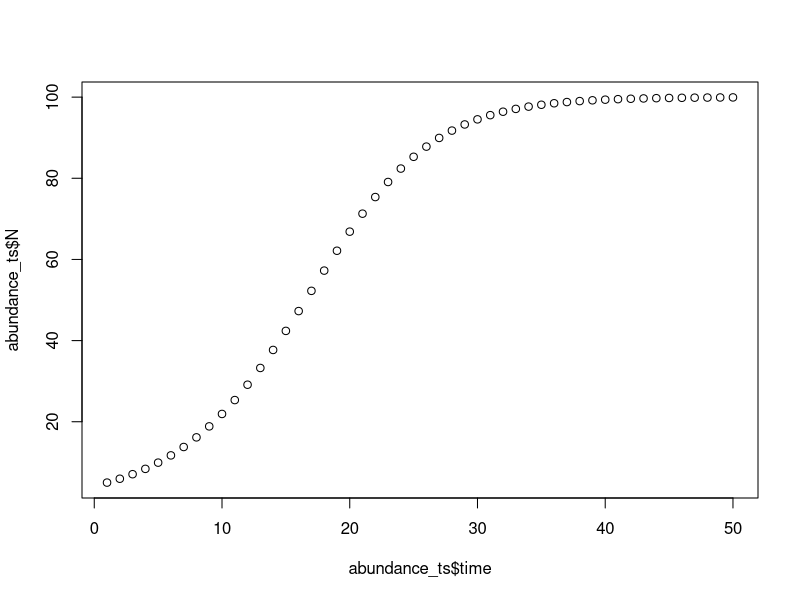
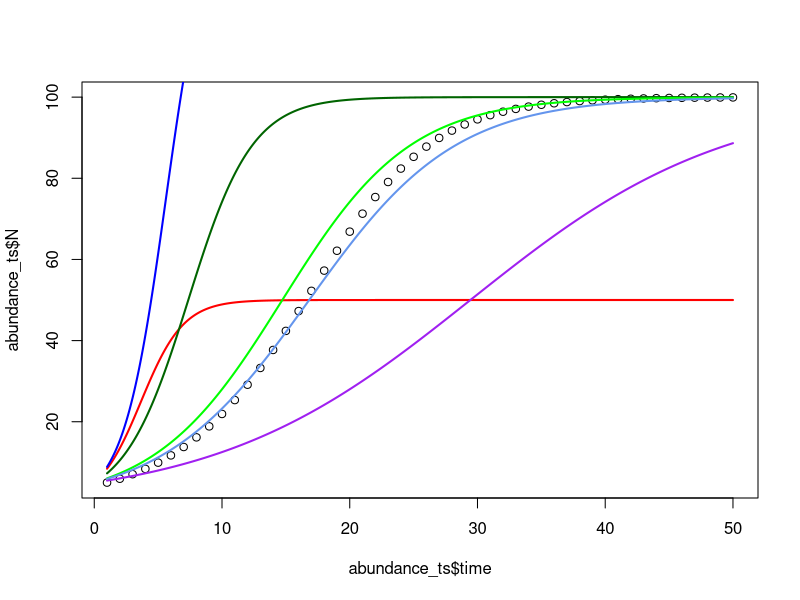
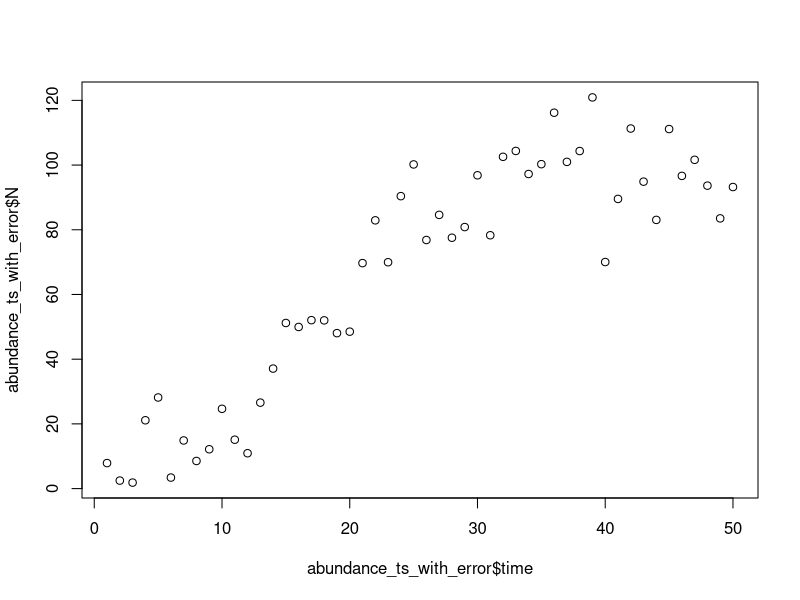
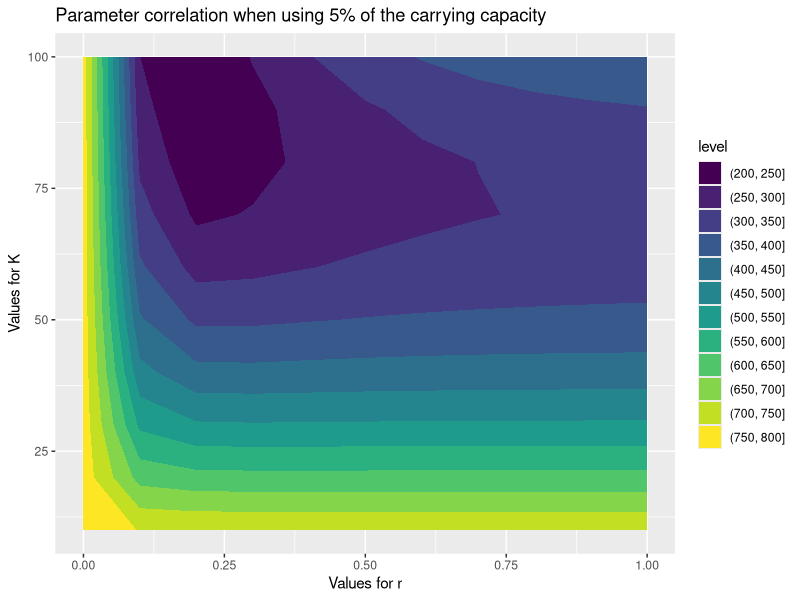
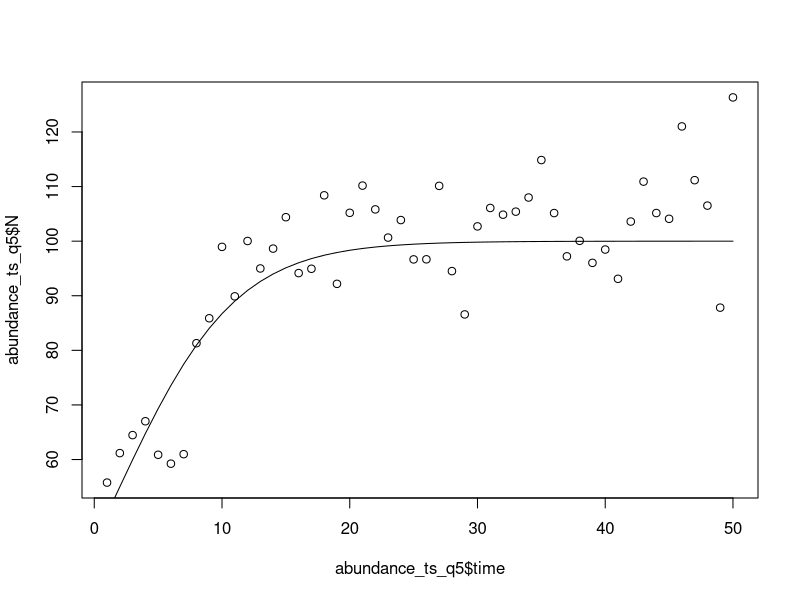
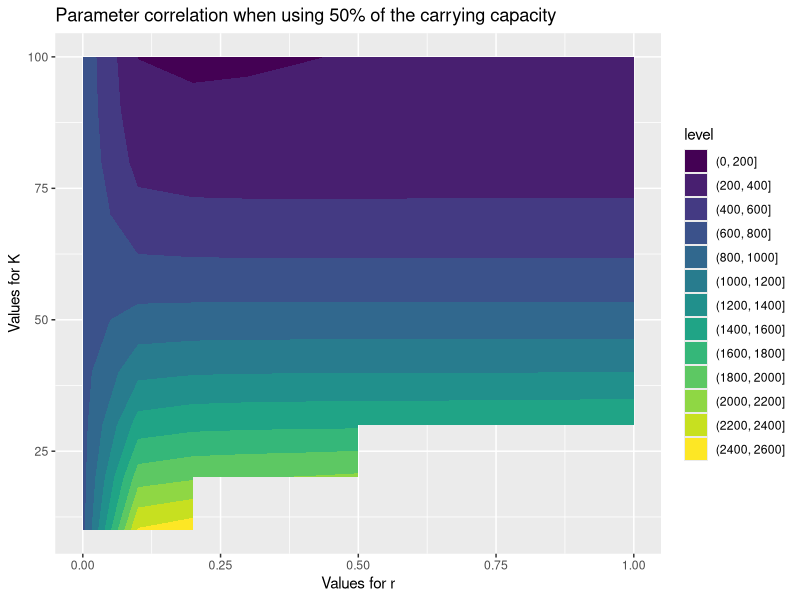
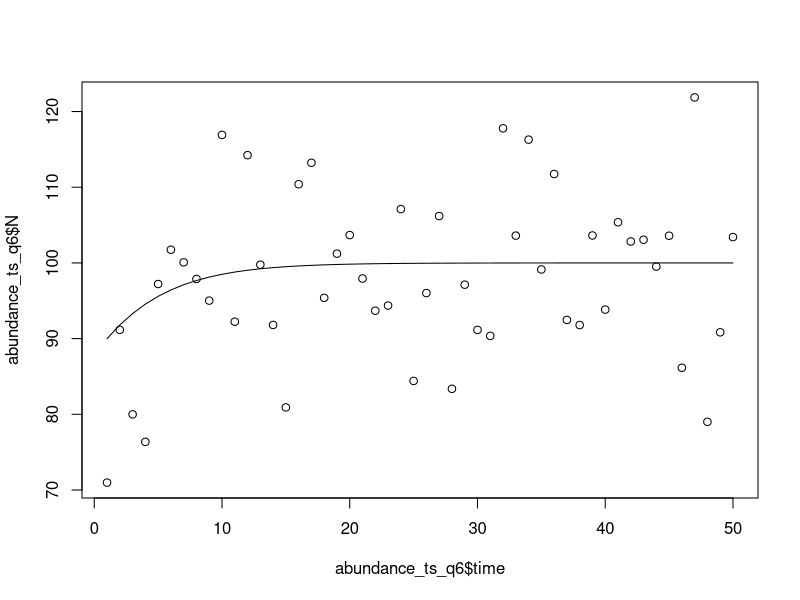
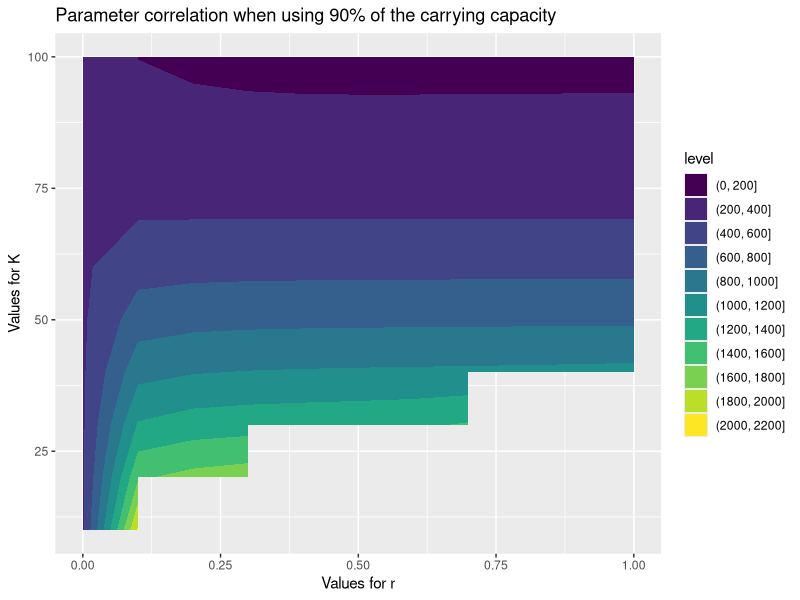

Generate these figures, in order, with R:
library(dplyr)

# Calculate abundance at a specific timestep using a logistic growth curve
calc_current_abundance <- function(N_previous, r, K) {
  N_previous + r*N_previous*(1 - N_previous/K)
}

# Generate an abundance time series table using a logistic growth curve
calc_logistic_growth_curve <- function(N_initial, time, r, K) {
  N <- rep(NA, length(time)) # Vector of NAs to fill
  N[1] <- N_initial
  for (i in time[2:length(time)]) {
    N[i] <- calc_current_abundance(N[i-1], r, K)
  } 
  return(N)
}

##### Q1 #####

# Generate a time series of abundance for a population growing according to the 
# discrete time logistic growth model.

r <- 0.2
K <- 100
time = seq(from=1, to=50)

# Generate an abundance time series using a growth rate (r) of
# 0.2 (or 20%), a carrying capacity (K) of 100, and starting at
# 5% of the carrying capacity (N_initial = 0.05*100 = 5).
abundance_vals <- calc_logistic_growth_curve(N_initial = 5, time, r, K)
abundance_ts <- data.frame(time, N = abundance_vals)

# Plot the data.

plot(abundance_ts$time, abundance_ts$N)

##### Q2 #####

# Generate a model predicted time series of abundance for a population growing 
# according to the discrete time logistic growth model
# Pretend you don’t know the true parameters (r and K) and adjust them until 
# your model fits the data pretty well (visually)

# Found mathematical equation at 
# https://math.libretexts.org/Bookshelves/Calculus/Book%3A_Calculus_(OpenStax)/08%3A_Introduction_to_Differential_Equations/8.04%3A_The_Logistic_Equation
logistic_growth_eqn  <- function(P0, t, K, r) {
  p_exp_rt <- P0*exp(r*t)
  (K*p_exp_rt) / ( K - P0 + p_exp_rt)
}

# Try K = 50 and r = 0.6
time_curve_guess <- seq(1,50,by=0.01)

# Plot the data points
plot(abundance_ts$time, abundance_ts$N)

# Plot a curve with K=50, r=0.6
lines(x = time_curve_guess, col = 'red', lwd = 2,
      y = logistic_growth_eqn(t = time_curve_guess, P0 = 5, K = 50, r = 0.6))

# That capped out to early, increase K
lines(x = time_curve_guess, col = 'blue', lwd = 2,
      y = logistic_growth_eqn(t = time_curve_guess, P0 = 5, K = 150, r = 0.6))

# Now you can't see the top, decrease K and decrease r so the curve is less sharp
lines(x = time_curve_guess, col = 'darkgreen', lwd = 2,
      y = logistic_growth_eqn(t = time_curve_guess, P0 = 5, K = 100, r = 0.4))

# Still reaches max way to soon, decrease r
lines(x = time_curve_guess, col = 'purple', lwd = 2,
      y = logistic_growth_eqn(t = time_curve_guess, P0 = 5, K = 100, r = 0.1))

# That last one was too low, increase r
lines(x = time_curve_guess, col = 'green', lwd = 2,
      y = logistic_growth_eqn(t = time_curve_guess, P0 = 5, K = 100, r = 0.2))

# Now slightly too high, actually, go in between 0.1 and 0.2
lines(x = time_curve_guess, col = 'cornflowerblue', lwd = 2,
      y = logistic_growth_eqn(t = time_curve_guess, P0 = 5, K = 100, r = 0.175))

# Interestingly, r = 0.175 visually appears to follow the curve more closely
# (though, it underestimates the population size compared to r = 0.2).

##### Q3 #####

# Create a function that returns the negative log likelihood of the 
# model parameters (r, K) given the data (Nt)

calc_negll <- function(data, params) {
  r <- params[1]
  K <- params[2]
  sigma <- params[3]
  N <- data$N
  time <- data$time
  Nfit <- calc_logistic_growth_curve(N[1], time, r, K)
  -sum(dnorm(x=N, mean=Nfit, sd=sigma, log=T))
}

# Use optim() or a grid search and the function you just created to 
# estimate the parameters of your model – remember to add the 
# variance as a third parameter to be estimated (or use its analytical MLE: SSE/n)

# Below is the grid search option

# Set up parameter options
negll_grid_params <- expand.grid(
  r = seq(0,1,by=0.1), 
  K = seq(10,100,by=10),
  sigma = seq(1,20,by=1))

# Calculate -LogLikelihood for each combo
negll_grid_out <- apply(negll_grid_params, 1, calc_negll, data=abundance_ts) 

# Extract the parameters that result in the smallest negative log likelihood
negll_grid_mins <- negll_grid_params[which.min(negll_grid_out),] 
negll_grid_mins

# Here is the `optim()` option (I like this less ...)
optim(par = c(0.1, 100, 1), calc_negll, data = abundance_ts)

#fit <- optim(par=c(1,2,3), fn=calc_negll)
#optim_coef <- fit$par
#optim_coef

# How well can you estimate the model parameters?
# We can estimate them exactly because we generated the data given a
# specific r and K

##### Q4 #####

# Add observation error ( Nt + rnorm(mean=0, sd=?) ) to your data

set.seed(30)
abundance_ts_with_error <- abundance_ts %>% 
  mutate(N = abs(N + rnorm(nrow(abundance_ts), mean=0, sd=10)))

# Adjust sd above until this looks more like a real ecological dataset
plot(abundance_ts_with_error$time, abundance_ts_with_error$N) 

# Use optim() or a grid search and the function you just created to 
# estimate the parameters of your model based on this new data – 
# remember to add the variance as a third parameter to be estimated 
# (or use its analytical MLE: SSE/n)

negll_grid_out_error <- apply(negll_grid_params, 1, calc_negll, data=abundance_ts_with_error) 
negll_grid_mins_error <- negll_grid_params[which.min(negll_grid_out_error),] 
negll_grid_mins_error

# How well can you estimate the model parameters now?
# Considering it was an exact match before, not nearly as well. The
# K is the same, but the growth rate is lower. Using the `optim()` approach,
# we get the same growth rate but the K is slightly lower at 98
optim(par = c(0.1, 100, 1), calc_negll, data = abundance_ts_with_error)

# Is there any evidence of correlation in your parameter 
# estimates (e.g., a ridge in the likelihood surface)?
library(ggplot2)
bind_cols(negll_grid_params, negll = negll_grid_out_error) %>% 
  filter(sigma == negll_grid_mins_error$sigma) %>% 
  ggplot(aes(x = r, y = K, z = negll)) + 
  geom_contour_filled() + 
  ggtitle('Parameter correlation when using 5% of the carrying capacity') + 
  ylab('Values for K') + xlab('Values for r')

# No correlation because there is a peak and not a ridge in the plot.

##### Q5 #####

# Start your model with observation error at 5% of K

# Use optim() or a grid search and the function you just created to 
# estimate the parameters of your model based on this new data – 
# remember to add the variance as a third parameter to be estimated 
# (or use its analytical MLE: SSE/n)

# How well can you estimate the model parameters now?

# This is what we already did in Q1 - Q4 because we set the initial population
# size (N_intial = 5) at 5% of the carrying capacity (K = 100). So instead,
# we are showing this with 50%.

# Generate an abundance time series using a growth rate (r) of
# 0.2 (or 20%), a carrying capacity (K) of 100, and starting at
# 50% of the carrying capacity (N_initial = 0.50*100 = 50).
abundance_vals_q5 <- calc_logistic_growth_curve(N_initial = 50, time, r, K)
set.seed(501)
abundance_ts_q5 <- data.frame(time, N = abundance_vals_q5) %>% 
  # But add in observation error
  mutate(N = abs(N + rnorm(nrow(abundance_ts), mean=0, sd=10)))

# Plot the data with and without the noise (without the noise should just
# be the actual curve)
plot(abundance_ts_q5$time, abundance_ts_q5$N)
lines(abundance_ts_q5$time, abundance_vals_q5)

# Calculate -LogLikelihood for each combo
negll_grid_out_q5 <- apply(negll_grid_params, 1, calc_negll, data=abundance_ts_q5) 

# Extract the parameters that result in the smallest negative log likelihood
negll_grid_mins_q5 <- negll_grid_params[which.min(negll_grid_out_q5),] 
negll_grid_mins_q5

# This nailed it exactly - r = 0.2 and K = 100. There is a tiny bit of 
# correlation between r and K for values of r from ~0.2 to ~0.4. See this plot:
bind_cols(negll_grid_params, negll = negll_grid_out_q5) %>% 
  filter(sigma == negll_grid_mins_q5$sigma) %>% 
  ggplot(aes(x = r, y = K, z = negll)) + 
  geom_contour_filled() + 
  ggtitle('Parameter correlation when using 50% of the carrying capacity') + 
  ylab('Values for K') + xlab('Values for r')

##### Q6 #####

# Repeating this analysis starting at 90% of K, how well can you 
# estimate the model parameters?

# Generate an abundance time series using a growth rate (r) of
# 0.2 (or 20%), a carrying capacity (K) of 100, and starting at
# 90% of the carrying capacity (N_initial = 0.90*100 = 90).
abundance_vals_q6 <- calc_logistic_growth_curve(N_initial = 90, time, r, K)
set.seed(28)
abundance_ts_q6 <- data.frame(time, N = abundance_vals_q6) %>% 
  # But add in observation error
  mutate(N = abs(N + rnorm(nrow(abundance_ts), mean=0, sd=10)))

# Plot the data with and without the noise (without the noise should just
# be the actual curve)
plot(abundance_ts_q6$time, abundance_ts_q6$N)
lines(abundance_ts_q6$time, abundance_vals_q6)

# Calculate -LogLikelihood for each combo
negll_grid_out_q6 <- apply(negll_grid_params, 1, calc_negll, data=abundance_ts_q6) 

# Extract the parameters that result in the smallest negative log likelihood
negll_grid_mins_q6 <- negll_grid_params[which.min(negll_grid_out_q6),] 
negll_grid_mins_q6

# It is closer than expected, actually. The K lines up but the growth rate
# is too low (r = 0.1). Though, there seems to be a bit of correlation
# between r and K (there is a ridge between K's around 95-100 and r's between
# 0.2 to 1. This is likely because there isn't much data to confirm the pattern.
# See this plot:
bind_cols(negll_grid_params, negll = negll_grid_out_q6) %>% 
  filter(sigma == negll_grid_mins_q6$sigma) %>% 
  ggplot(aes(x = r, y = K, z = negll)) + 
  geom_contour_filled() + 
  ggtitle('Parameter correlation when using 90% of the carrying capacity') + 
  ylab('Values for K') + xlab('Values for r')
